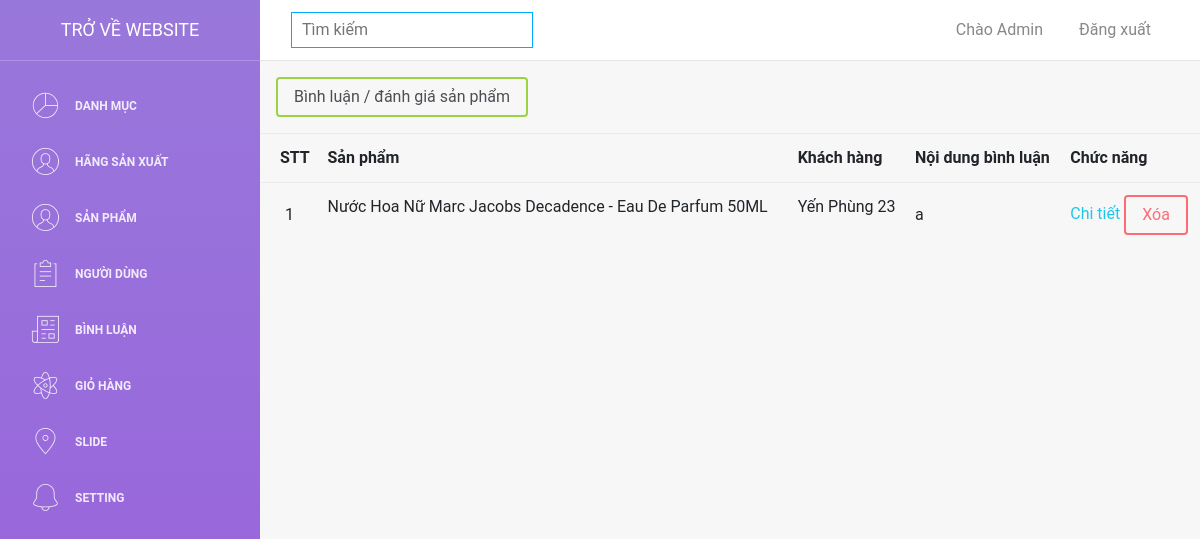
The page /webmypham/admin/binhluan.php (signed in) on the database as committed earlier.
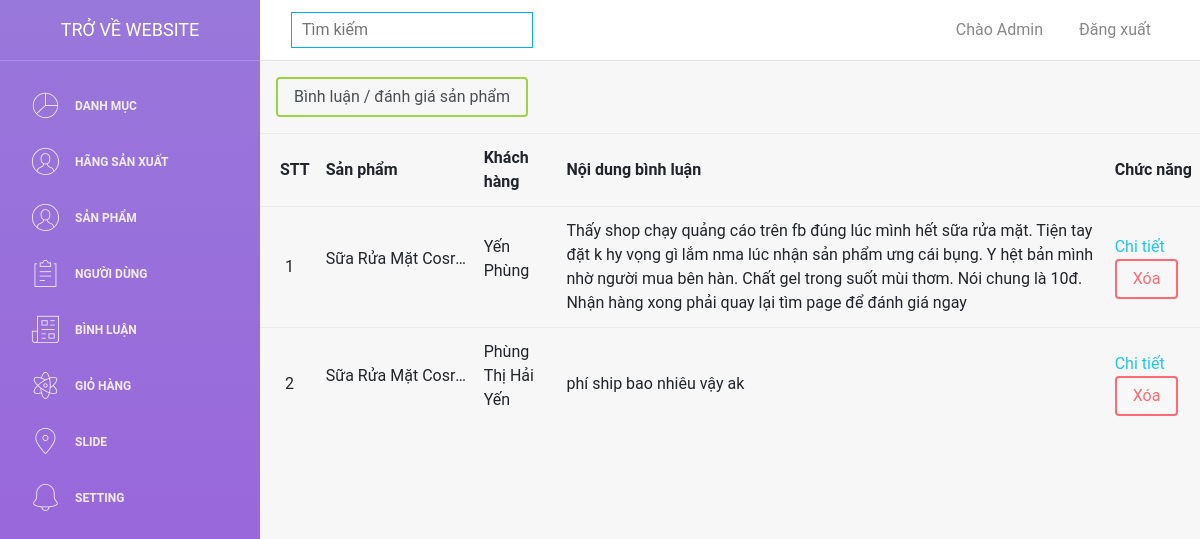
The same page on the database as committed later.
### tables this page shows
CREATE TABLE `binhluan` (
  `id` int(11) NOT NULL,
  `id_taikhoan` int(11) NOT NULL,
  `id_sanpham` int(11) NOT NULL,
  `noidung` text NOT NULL
);

CREATE TABLE `sanpham` (
  `id` int(11) NOT NULL,
  `id_danhmuc` int(11) NOT NULL,
  `masx` int(11) NOT NULL,
  `ten` varchar(255) NOT NULL,
  `gia` int(11) NOT NULL,
  `giakm` int(11) NOT NULL,
  `anh1` text NOT NULL,
  `anh2` text NOT NULL,
  `anh3` text NOT NULL,
  `chitiet` text NOT NULL,
  `luotxem` int(11) NOT NULL
);

CREATE TABLE `taikhoan` (
  `id` int(11) NOT NULL,
  `taikhoan` varchar(55) NOT NULL,
  `matkhau` varchar(55) NOT NULL,
  `hoten` varchar(100) NOT NULL,
  `sdt` text NOT NULL,
  `anh` text NOT NULL,
  `phanquyen` int(11) NOT NULL DEFAULT 0
);

### webmypham/admin/connect.php (called while the page is built, shortened)
<?php
function selectAll($sql)
{
    $result = $GLOBALS['conn']->query($sql);
    return $result;
}
?>

### webmypham/admin/binhluan.php (the view, shortened to what this page needs)
<?php
    include 'header.php';
    if (isset($_COOKIE["user"])) {
        $user = $_COOKIE["user"];
        foreach (selectAll("SELECT * FROM taikhoan WHERE taikhoan='$user'") as $row) {
            $permission = $row['phanquyen'];
        }
        if ($permission==1) {
            ?>
            <a class="btn btn-success my-3 ml-3">Bình luận / đánh giá sản phẩm</a>
            <table class="table">
                <tr>
                    <th style="padding-left:20px">STT</th>
                    <th>Sản phẩm</th>
                    <th>Khách hàng</th>
                    <th>Nội dung bình luận</th>
                    <th>Chức năng</th>
                </tr>
                <?php
                $stt = 1;
                foreach (selectAll("SELECT * FROM binhluan") as $row) {
                ?>
                    <tr>
                        <td style="padding-left:25px"><?= $stt++ ?></td>
                        <td>
                            <p style="display:-webkit-box;-webkit-line-clamp:1;-webkit-box-orient: vertical;overflow: hidden;text-overflow: ellipsis;word-break: break-word;">
                                <?php
                                    foreach (selectAll("SELECT * FROM sanpham WHERE id={$row['id_sanpham']}") as $item) {
                                        echo $item['ten'];
                                    }
                                ?>
                            </p>
                        </td>
                        <td>
                            <p>
                                <?php
                                    foreach (selectAll("SELECT * FROM taikhoan WHERE id={$row['id_taikhoan']}") as $item) {
                                        echo $item['hoten'];
                                    }
                                ?>
                            </p>
                        </td>
                        <td>
                            <?= $row['noidung'] ?>
                        </td>
                        <td>
                            <a href="../chitiet.php?id=<?= $row['id_sanpham'] ?>#binhluan">Chi tiết</a>
                            <a class="btn btn-danger" href="?id=<?= $row['id'] ?>" onclick="return confirm('Bạn có muốn xóa người dùng này không ?')">Xóa</a>
                        </td>
                    </tr>
                <?php
                }
                ?>
            </table>
            <?php
        }
    }

Rows that differ between the two databases and show on the page:
removed binhluan: noidung "a", taikhoan (hoten "Yến Phùng 23")
no longer on this page (row edited): sanpham: ten "Nước Hoa Nữ Marc Jacobs Decadence - Eau De Parfum 50ML", shown under "a"
added binhluan: noidung "Thấy shop chạy quảng cáo trên fb đúng lúc mình hết sữa rửa mặt. Tiện tay đặt k hy vọng gì lắm nma lúc nhận sản phẩm ưng cái bụng. Y hệt bản mình nhờ người mua bên hàn. Chất gel trong suốt mùi thơm. Nói chung là 10đ. Nhận hàng xong phải quay lại tìm page để đánh giá ngay", taikhoan (hoten "Yến Phùng")
added sanpham: ten "Sữa Rửa Mặt…"
added binhluan: noidung "phí ship bao nhiêu vậy ak"
added taikhoan: hoten "Phùng Thị Hải Yến", shown under "phí ship bao nhiêu vậy ak"
